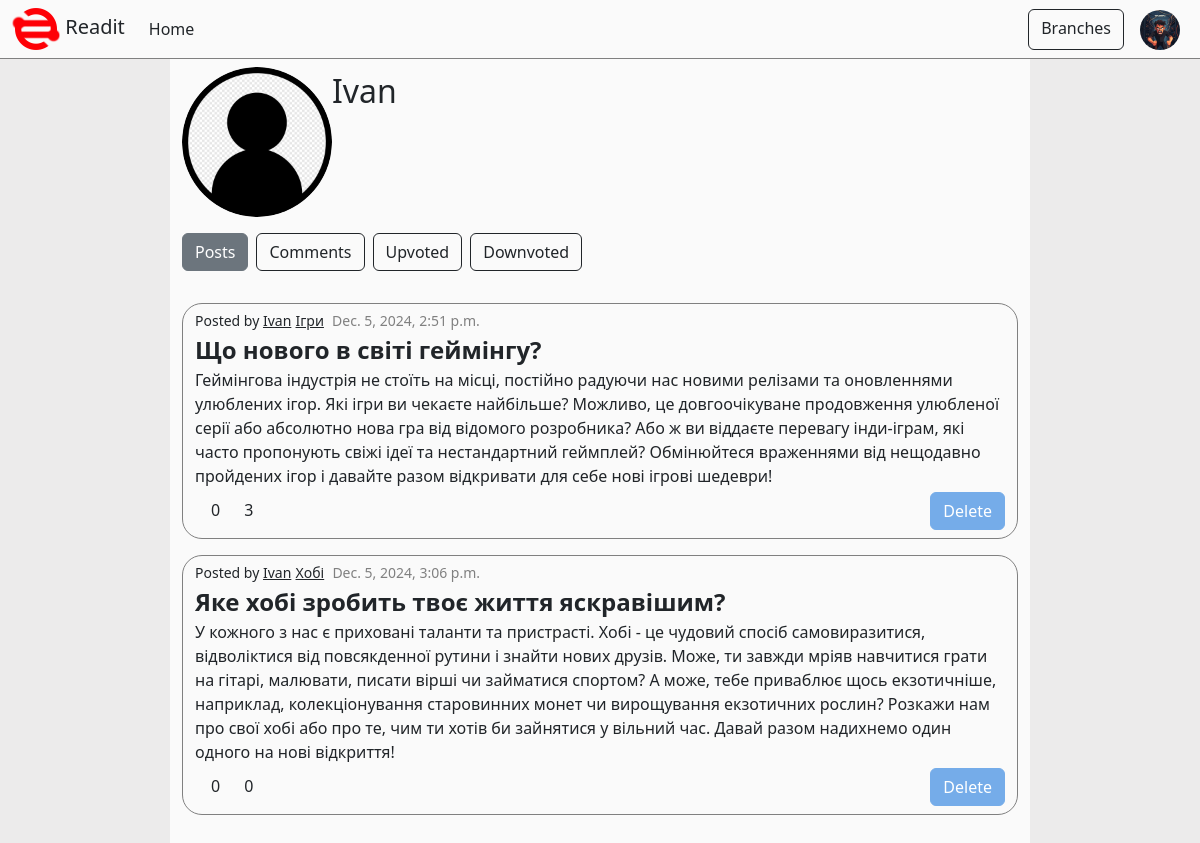
Page /profile/2/posts/ (signed in) on the committed database.
### auth_sys/models.py (models this page shows)
class NewUser(AbstractUser):
    is_moderator = models.BooleanField(default=False)
    def __str__(self) -> str:
        return self.username

### user_profile/models.py (models this page shows, shortened)
class Profile(models.Model):
    user = models.OneToOneField(settings.AUTH_USER_MODEL, on_delete=models.CASCADE, related_name='profile')
    image = models.ImageField(upload_to="profile/%Y/%m/%d/", blank=True, null=True)
    def get_image_url(self):
        url = static('img/anonymous_user.png')
        if self.image:
            url = self.image.url
        return url
    def admin_panel_image(self):
        if self.image:
            return mark_safe(f'<img src="{self.image.url}" width=125>')
    admin_panel_image.short_description = 'Image'
    admin_panel_image.allow_tags = True
    class Meta:
        verbose_name = "Profile"
        verbose_name_plural = "Profiles"

### forum/models.py (models this page shows, shortened)
class Post(models.Model):
    author = models.ForeignKey(settings.AUTH_USER_MODEL, on_delete=models.CASCADE, related_name='posts')
    branch = models.ForeignKey(Branch, on_delete=models.CASCADE, related_name='posts')
    title = models.CharField(max_length=255)
    description = models.TextField()
    created = models.DateTimeField(auto_now=True)
    rating = models.OneToOneField(Rating, on_delete=models.CASCADE, related_name='post', blank=True, null=True)
    def get_absolute_url(self):
        return reverse('post-detail', kwargs={'pk': self.pk,
                                              'bk': self.branch.pk})
    class Meta:
        verbose_name = "Post"
        verbose_name_plural = "Posts"

class Branch(models.Model):
    author = models.ForeignKey(settings.AUTH_USER_MODEL, on_delete=models.CASCADE)
    name = models.CharField(max_length=255)
    description = models.TextField()
    def get_absolute_url(self):
        return reverse('branch-detail', kwargs={'pk': self.pk})
    class Meta:
        verbose_name = "Branch"
        verbose_name_plural = "Branches"

class Rating(models.Model):
    sum_rating = models.IntegerField(default=0)
    def get_rating(self):
        return sum([grade.value for grade in self.grades.all()])

class Commentary(models.Model):
    post = models.ForeignKey(Post, on_delete=models.CASCADE, related_name='comments')
    commentary = models.ForeignKey('Commentary', on_delete=models.CASCADE, related_name='comments', blank=True, null=True)
    author = models.ForeignKey(settings.AUTH_USER_MODEL, on_delete=models.CASCADE, related_name='comments')
    text = models.TextField()
    created = models.DateTimeField(auto_now=True)
    rating = models.OneToOneField(Rating, on_delete=models.CASCADE, related_name='comment', blank=True, null=True)
    class Meta:
        ordering=['-created']
        verbose_name = "Comment"
        verbose_name_plural = "Comments"

### user_profile/views.py (the view)
# urls.py: re_path(r'^profile/(?P<pk>\d*?)(?:/(?P<ac>\w+))?/$', ProfileDetailView.as_view(), name='profile'),
class ProfileDetailView(DetailView):
    model = Profile
    template_name = "profile/profile-detail.html"
    context_object_name = 'profile'
    def get(self, request: HttpRequest, *args: Any, **kwargs: Any) -> HttpResponse:
        type_of_activity = self.kwargs.get('ac', 'none')
        if type_of_activity == 'posts':
            self.template_name = "profile/profile-detail-posts.html"
        elif type_of_activity == 'comments':
            self.template_name = "profile/profile-detail-comments.html"
        elif type_of_activity == 'upvoted':
            self.template_name = "profile/profile-detail-upvoted.html"
        elif type_of_activity == 'downvoted':
            self.template_name = "profile/profile-detail-downvoted.html"
        return super().get(request, *args, **kwargs)

### templates/profile/profile-detail-posts.html
{% extends 'profile/profile-detail.html' %}
{% block activity %}
<a class="btn btn-secondary me-2" href="{% url 'profile' profile.pk 'posts' %}">Posts</a>
<a class="btn btn-outline-secondary me-2" href="{% url 'profile' profile.pk 'comments' %}">Comments</a>
<a class="btn btn-outline-secondary me-2" href="{% url 'profile' profile.pk 'upvoted' %}">Upvoted</a>
<a class="btn btn-outline-secondary me-2" href="{% url 'profile' profile.pk 'downvoted' %}">Downvoted</a>
{% endblock activity %}
{% block objects %}
<br>
{% for post in profile.user.posts.all %}
    {% include 'forum/objects/post.html' with post=post branch=post.branch %}
{% endfor %}
{% endblock objects %}

### templates/profile/profile-detail.html (shortened to what this page needs)
{% extends 'base.html' %}
{% block content %}
<div class="d-flex mb-3">
    <img src="{{ profile.get_image_url }}" style="height:150px; width:150px; border-radius:50%; overflow:hidden;">
    <div class="d-block">
        <p style="font-size: 2rem;" class="m-0">{{ profile.user.username }}</p>
    </div>
</div>
<div class="d-flex">
    {% block activity %}{% endblock activity %}
</div>
<div>
    {% block objects %}
    {% endblock objects %}
</div>
{% endblock content %}

### templates/header.html (shortened to what this page needs)
{% load static %}
<nav class="navbar navbar-expand-lg p-0">
  <div class="container-fluid">
    <a class="navbar-brand fa" href="{% url 'index' %}"><img src="{% static 'img/logo-bright.png' %}"> Readit</a>
    <div class="collapse navbar-collapse" id="navbarScroll">
      <ul class="navbar-nav me-auto my-2 my-lg-0 navbar-nav-scroll" style="--bs-scroll-height: 100px;">
        <li class="nav-item">
          <a class="nav-link active" aria-current="page" href="{% url 'index' %}">Home</a>
        </li>
      </ul>
      <div class="d-flex">
        <a class="btn btn-outline-secondary m-2" href="{% url 'branch-list' %}">Branches</a>
        {% if request.user.is_authenticated %}
        <div class="dropdown">
          <a role="button" data-bs-toggle="dropdown">
            <img style="border-radius: 50%;" src="{{ user.profile.get_image_url }}" width="40" height="40"
              class="d-inline-block align-text-top m-2">
          </a>
        </div>
        {% endif %}
      </div>
    </div>
  </div>
</nav>

### templates/forum/objects/post.html (shortened to what this page needs)
<div class="container border mt-2 mb-3 pt-1" style="border-width: 2px; border-radius: 20px">
    <small>Posted by <a href="{% url 'profile' post.author.profile.pk %}">{{ post.author.username }}</a></small>
    <small><a href="{{ post.branch.get_absolute_url }}">{{ post.branch.name }}</a></small>
    <small style="color: gray;" class="m-1">{{ post.created }}</small>
    <div class="card" style="border: none; background-color: transparent">
        <p class="m-0 bold-text"><a href="{{ post.get_absolute_url }}" style="text-decoration:none" class="stretched-link">{{ post.title }}</a></p>
        <p class="mb-1">{{ post.description }}</p>
    </div>
    <div class="d-flex">
        <div style="flex-wrap: wrap; align-content: flex-end;" class="d-flex">
            {% include 'forum/objects/rating-buttons.html' with object=post %}
            <p class="m-0"> {{ post.comments.all|length }}</p>
        </div>
        {% if request.user.is_authenticated %}
        {% if request.user == post.author or request.user.is_moderator %}
        <form action="{% url 'post-delete' post.branch.pk post.pk %}" method="post" class="mb-2 ms-auto">
            <input type="submit" class="btn btn-danger" value="Delete">
        </form>
        {% endif %}
        {% endif %}
    </div>
</div>

### templates/forum/objects/rating-buttons.html (shortened to what this page needs)
<div style="align-items: flex-start" data-rating="{{ object.rating.id }}" class="rating-buttons d-flex me-2">
    <button class="btn btn-sm btn-outline-dark" style="border: none; border-radius:40%" data-value="1">
    </button>
    <p class="rating-sum">{{ object.rating.get_rating }}</p>
    <button class="btn btn-sm btn-outline-dark" style="border: none; border-radius:40%" data-value="-1">
    </button>
</div>

### static/css/style.css (style rules this page uses)
:root { --bs-heading-color: var(--text-color); --bs-nav-link-color: var(--text-color); --bs-nav-link-hover-color: var(--hovered-color); }
.btn-outline-secondary { --bs-btn-color: var(--text-color); --bs-btn-border-color: var(--text-color); }
nav { background-color: var(--main-color); border-bottom: 1px solid gray; }
.nav-link, .navbar-brand { --bs-navbar-active-color: var(--text-color); --bs-navbar-brand-color: var(--text-color); }
.btn-danger { --bs-btn-bg: #75ace9; --bs-btn-border-color: #75ace9; --bs-btn-hover-bg: #5492d7; --bs-btn-hover-border-color: #5492d7; --bs-btn-active-bg: white; --bs-btn-active-border-color: white; }
.btn-outline-dark { --bs-btn-hover-bg: var(--hovered-color); --bs-btn-hover-color: var(--hovered-i-color); color: var(--text-color); }
p, small, a, h2 { color: var(--text-color) }
html, body { height: 100%; }
.bold-text { font-weight: 600; font-size: 1.5rem; }
.card { border-color: var(--card-color); }
ol,ul,li { list-style:none; }

### rows in the picture
Profile: user.username "Ivan"
Post: author.username "Ivan", branch.name "Ігри", created "Dec. 5, 2024, 2:51 p.m.", title "Що нового в світі геймінгу?", description "Геймінгова індустрія не стоїть на місці, постійно радуючи нас новими релізами та оновленнями улюблених ігор. Які ігри ви чекаєте найбільше? Можливо, це довгоочікуване продовження улюбленої серії або абсолютно нова гра від відомого розробника? Або ж ви віддаєте перевагу інди-іграм, які часто пропонують свіжі ідеї та нестандартний геймплей? Обмінюйтеся враженнями від нещодавно пройдених ігор і давайте разом відкривати для себе нові ігрові шедеври!", rating.get_rating "0", comments.all|length "3"
Post: author.username "Ivan", branch.name "Хобі", created "Dec. 5, 2024, 3:06 p.m.", title "Яке хобі зробить твоє життя яскравішим?", description "У кожного з нас є приховані таланти та пристрасті. Хобі - це чудовий спосіб самовиразитися, відволіктися від повсякденної рутини і знайти нових друзів. Може, ти завжди мріяв навчитися грати на гітарі, малювати, писати вірші чи займатися спортом? А може, тебе приваблює щось екзотичніше, наприклад, колекціонування старовинних монет чи вирощування екзотичних рослин? Розкажи нам про свої хобі або про те, чим ти хотів би зайнятися у вільний час. Давай разом надихнемо один одного на нові відкриття!", rating.get_rating "0", comments.all|length "0"
